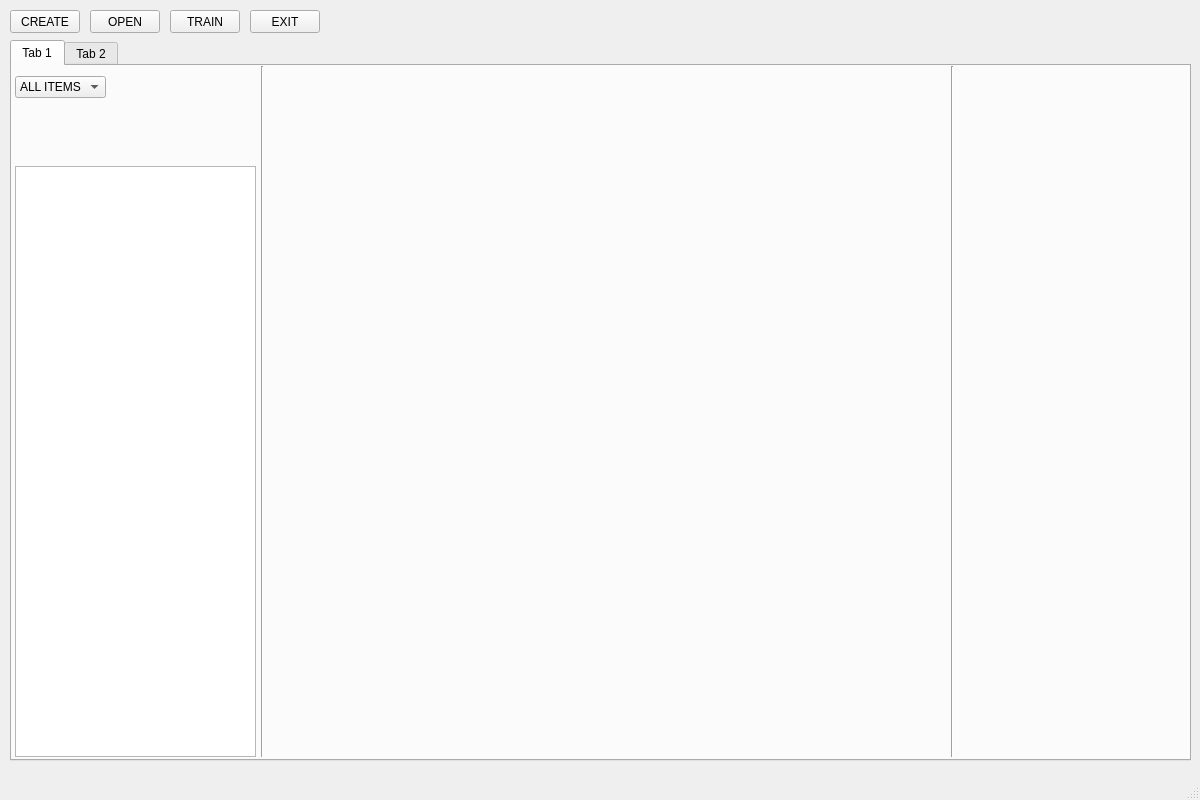
<?xml version="1.0" encoding="UTF-8"?>
<ui version="4.0">
 <class>MainWindow</class>
 <widget class="QMainWindow" name="MainWindow">
  <property name="geometry">
   <rect>
    <x>0</x>
    <y>0</y>
    <width>1200</width>
    <height>800</height>
   </rect>
  </property>
  <property name="contextMenuPolicy">
   <enum>Qt::DefaultContextMenu</enum>
  </property>
  <property name="windowTitle">
   <string>MainWindow</string>
  </property>
  <widget class="QWidget" name="centralwidget">
   <widget class="QPushButton" name="btn_openProject">
    <property name="geometry">
     <rect>
      <x>90</x>
      <y>10</y>
      <width>70</width>
      <height>23</height>
     </rect>
    </property>
    <property name="text">
     <string>OPEN</string>
    </property>
   </widget>
   <widget class="QPushButton" name="btn_createProject">
    <property name="geometry">
     <rect>
      <x>10</x>
      <y>10</y>
      <width>70</width>
      <height>23</height>
     </rect>
    </property>
    <property name="text">
     <string>CREATE</string>
    </property>
   </widget>
   <widget class="QPushButton" name="btn_exitProgram">
    <property name="geometry">
     <rect>
      <x>250</x>
      <y>10</y>
      <width>70</width>
      <height>23</height>
     </rect>
    </property>
    <property name="text">
     <string>EXIT</string>
    </property>
   </widget>
   <widget class="QTabWidget" name="tabWidget">
    <property name="geometry">
     <rect>
      <x>10</x>
      <y>40</y>
      <width>1181</width>
      <height>721</height>
     </rect>
    </property>
    <property name="currentIndex">
     <number>0</number>
    </property>
    <widget class="QWidget" name="tab">
     <attribute name="title">
      <string>Tab 1</string>
     </attribute>
     <widget class="Line" name="line">
      <property name="geometry">
       <rect>
        <x>240</x>
        <y>0</y>
        <width>20</width>
        <height>691</height>
       </rect>
      </property>
      <property name="orientation">
       <enum>Qt::Vertical</enum>
      </property>
     </widget>
     <widget class="Line" name="line_2">
      <property name="geometry">
       <rect>
        <x>930</x>
        <y>0</y>
        <width>20</width>
        <height>691</height>
       </rect>
      </property>
      <property name="orientation">
       <enum>Qt::Vertical</enum>
      </property>
     </widget>
     <widget class="QListWidget" name="listWidget">
      <property name="geometry">
       <rect>
        <x>3</x>
        <y>100</y>
        <width>241</width>
        <height>591</height>
       </rect>
      </property>
     </widget>
     <widget class="QComboBox" name="dataList">
      <property name="geometry">
       <rect>
        <x>3</x>
        <y>10</y>
        <width>91</width>
        <height>22</height>
       </rect>
      </property>
      <item>
       <property name="text">
        <string>ALL ITEMS</string>
       </property>
      </item>
      <item>
       <property name="text">
        <string>TRAIN</string>
       </property>
      </item>
      <item>
       <property name="text">
        <string>VALID</string>
       </property>
      </item>
      <item>
       <property name="text">
        <string>TEST</string>
       </property>
      </item>
     </widget>
    </widget>
    <widget class="QWidget" name="tab_2">
     <attribute name="title">
      <string>Tab 2</string>
     </attribute>
    </widget>
   </widget>
   <widget class="QPushButton" name="btn_startTrain">
    <property name="geometry">
     <rect>
      <x>170</x>
      <y>10</y>
      <width>70</width>
      <height>23</height>
     </rect>
    </property>
    <property name="text">
     <string>TRAIN</string>
    </property>
   </widget>
  </widget>
  <widget class="QMenuBar" name="menubar">
   <property name="geometry">
    <rect>
     <x>0</x>
     <y>0</y>
     <width>1200</width>
     <height>21</height>
    </rect>
   </property>
  </widget>
  <widget class="QStatusBar" name="statusbar"/>
 </widget>
 <resources/>
 <connections>
  <connection>
   <sender>btn_openProject</sender>
   <signal>clicked()</signal>
   <receiver>MainWindow</receiver>
   <slot>push_open_project()</slot>
   <hints>
    <hint type="sourcelabel">
     <x>131</x>
     <y>53</y>
    </hint>
    <hint type="destinationlabel">
     <x>131</x>
     <y>80</y>
    </hint>
   </hints>
  </connection>
  <connection>
   <sender>btn_createProject</sender>
   <signal>clicked()</signal>
   <receiver>MainWindow</receiver>
   <slot>push_create_project()</slot>
   <hints>
    <hint type="sourcelabel">
     <x>56</x>
     <y>51</y>
    </hint>
    <hint type="destinationlabel">
     <x>56</x>
     <y>85</y>
    </hint>
   </hints>
  </connection>
  <connection>
   <sender>btn_exitProgram</sender>
   <signal>clicked()</signal>
   <receiver>MainWindow</receiver>
   <slot>push_exit_program()</slot>
   <hints>
    <hint type="sourcelabel">
     <x>297</x>
     <y>53</y>
    </hint>
    <hint type="destinationlabel">
     <x>217</x>
     <y>85</y>
    </hint>
   </hints>
  </connection>
  <connection>
   <sender>btn_startTrain</sender>
   <signal>clicked()</signal>
   <receiver>MainWindow</receiver>
   <slot>push_start_train()</slot>
   <hints>
    <hint type="sourcelabel">
     <x>211</x>
     <y>45</y>
    </hint>
    <hint type="destinationlabel">
     <x>402</x>
     <y>23</y>
    </hint>
   </hints>
  </connection>
 </connections>
 <slots>
  <slot>btn_main_to_second()</slot>
  <slot>push_open_project()</slot>
  <slot>push_create_project()</slot>
  <slot>push_exit_program()</slot>
  <slot>push_start_train()</slot>
 </slots>
</ui>
